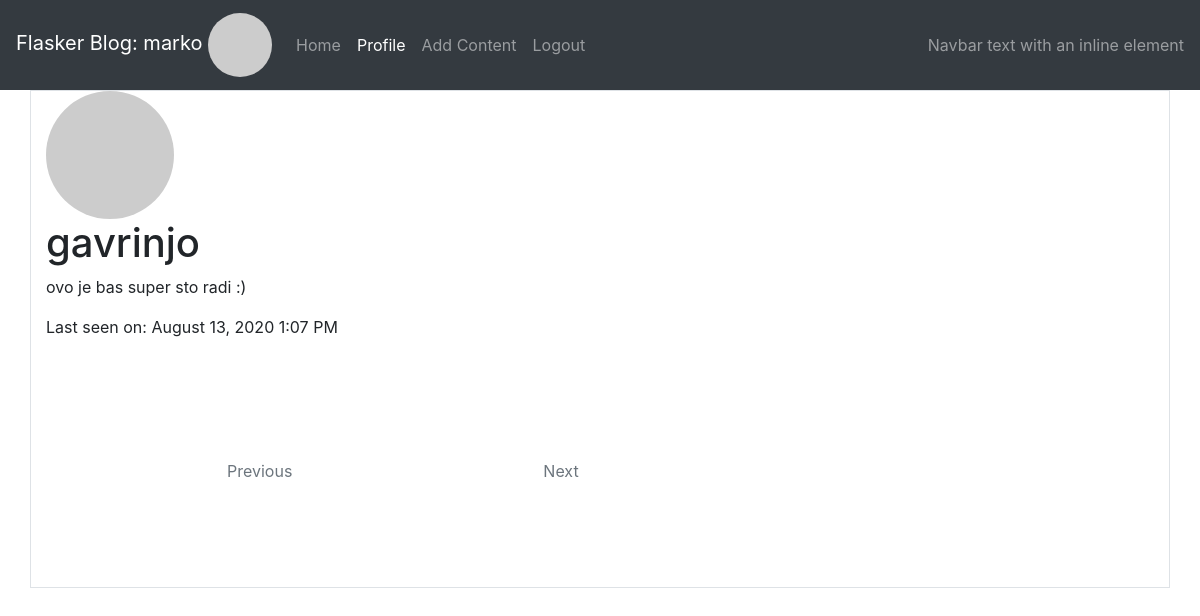
/user/gavrinjo (signed in), run on an earlier commit of the app's database.
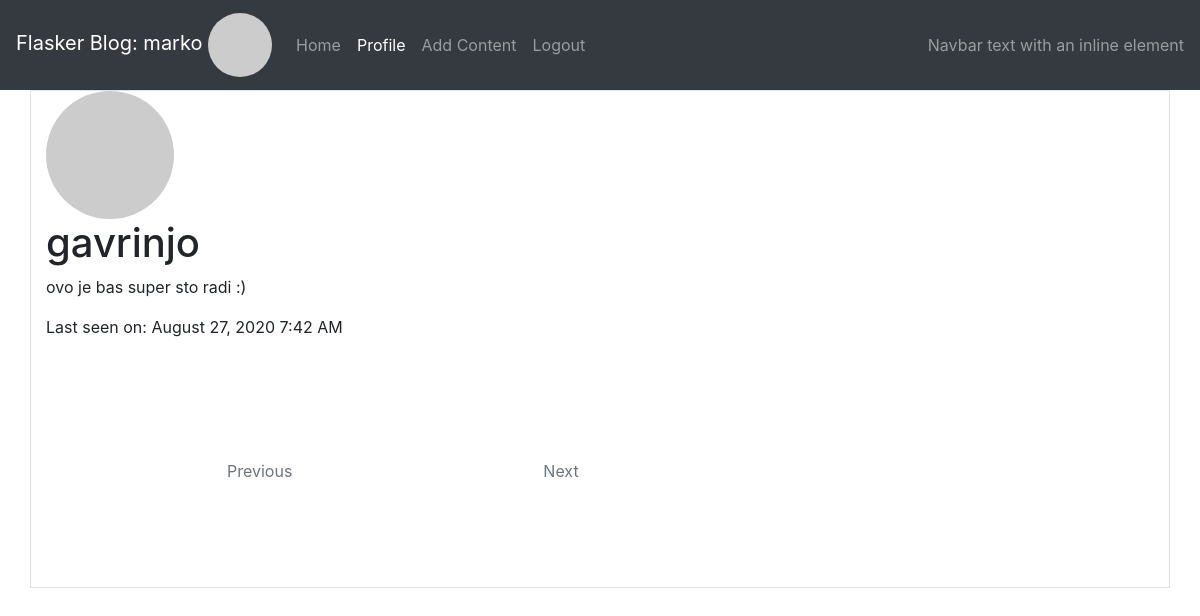
And on a later commit of the database.
### app/models.py (models this page shows, shortened)
class User(UserMixin, db.Model):
    id = db.Column(db.Integer, primary_key=True)
    username = db.Column(db.String(64), index=True, unique=True)
    email = db.Column(db.String(120), index=True, unique=True)
    password_hash = db.Column(db.String(128))
    about_me = db.Column(db.String(140))
    last_seen = db.Column(db.DateTime, default=datetime.utcnow)
    post = db.relationship("Post", backref="author", lazy="dynamic")
    def avatar(self, size):
        digest = md5(self.email.lower().encode("utf-8")).hexdigest()
        return f"https://www.gravatar.com/avatar/{digest}?d=identicon&r=x&s={size}"

### app/main/routes.py (the view)
@bp.route("/user/<username>")
@login_required
def user(username):
    user = User.query.filter_by(username=username).first_or_404()
    posts = user.post.order_by(Post.timestamp.desc()).all()
    return render_template("user.html", title=user.username, user=user, posts=posts)

### app/main/routes.py (called while the page is built)
@bp.before_request
def before_request():
    if current_user.is_authenticated:
        current_user.last_seen = datetime.utcnow()
        db.session.commit()

### app/models.py (called while the page is built)
@login.user_loader
def load_user(id):
    return User.query.get(int(id))

### app/templates/user.html (shortened to what this page needs)
{% extends 'base.html' %}
{% block app_content %}
    <div class="col-md-8">
        <img style="max-height: 128px; max-width: 128px;" class="rounded-circle" src="{{ user.avatar(128) }}">
        <h1>{{ user.username }}</h1>
        {% if user.about_me %}<p>{{ user.about_me }}</p>{% endif %}
        {% if user.last_seen %}<p>Last seen on: {{ moment(user.last_seen).format("LLL") }}</p>{% endif %}
    <section class="blog-list px-3 py-5 p-md-5">
        <div class="container">
            <nav class="blog-nav nav nav-justified my-5">
                <a class="nav-link-prev nav-item nav-link {% if not prev_url %}disabled{% endif %} rounded-left" href="{{ prev_url or '#' }}">Previous</a>
                <a class="nav-link-next nav-item nav-link {% if not next_url %}disabled{% endif %} rounded-right" href="{{ next_url or '#' }}">Next</a>
            </nav>
        </div>
    </section>
    </div>
{% endblock app_content %}

### app/templates/base.html (shortened to what this page needs)
{% extends 'bootstrap/base.html' %}
{% block head %}
    <link rel="stylesheet" href="https://stackpath.bootstrapcdn.com/bootstrap/4.4.1/css/bootstrap.min.css">
    <link href="https://cdn.jsdelivr.net/npm/summernote@0.8.18/dist/summernote-bs4.min.css" rel="stylesheet">
    <link rel="stylesheet" href="{{url_for('static', filename='style.css')}}">
{% endblock %}
{% block navbar %}
    <nav class="navbar sticky-top navbar-expand-lg navbar-dark bg-dark">
        <a class="navbar-brand" href="{{ url_for('main.user', username=current_user.username) }}">Flasker Blog: {{ current_user.username }}
            {% if current_user.is_anonymous %}
            <img style="max-height: 64px; max-width: 64px;" class="rounded-circle" src="{{ url_for('static', filename='profile-pic-dummy.png') }}">
            {% else %}
            <img style="max-height: 64px; max-width: 64px;" class="rounded-circle" src="{{ current_user.avatar(64) }}">
            {% endif %}
        </a>
        <div class="collapse navbar-collapse" id="navbarText">
            <ul class="navbar-nav mr-auto">
                <li class="nav-item {% if request.endpoint == 'main.index' %}active{% endif %}">
                    <a class="nav-link" href="{{ url_for('main.index') }}">Home</a>
                </li>
                {% if current_user.is_anonymous %}
                <li class="nav-item{% if request.endpoint == 'auth.login' %} active{% endif %}">
                    <a class="nav-link" href="{{ url_for('auth.login') }}">Login</a>
                </li>
                <li class="nav-item{% if request.endpoint == 'auth.register' %} active{% endif %}">
                    <a class="nav-link" href="{{ url_for('auth.register') }}">Create an account</a>
                </li>
                {% else %}
                <li class="nav-item{% if request.endpoint == 'main.user' %} active{% endif %}">
                    <a class="nav-link" href="{{ url_for('main.user', username=current_user.username) }}">Profile</a>
                </li>
                <li class="nav-item{% if request.endpoint == 'content.postit' %} active{% endif %}">
                    <a class="nav-link" href="{{ url_for('content.postit') }}">Add Content</a>
                </li>
                <li class="nav-item{% if request.endpoint == 'auth.logout' %} active{% endif %}">
                    <a class="nav-link" href="{{ url_for('auth.logout') }}">Logout</a>
                </li>
                {% endif %}
            </ul>
            <span class="navbar-text">
                Navbar text with an inline element
            </span>
        </div>
    </nav>
{% endblock %}
{% block content %}
    <div class="container-lg border">
        <div class="row">
        {% block app_content %} {% endblock app_content %}
        </div>
    </div>
{% endblock %}

### app/static/style.css (style rules this page uses)
img { width:100%; height:100%; object-position: right; object-fit:cover }

What changed in the data, as far as the page shows it:
changed User "gavrinjo": last_seen "August 13, 2020 1:07 PM" → "August 27, 2020 7:42 AM"
